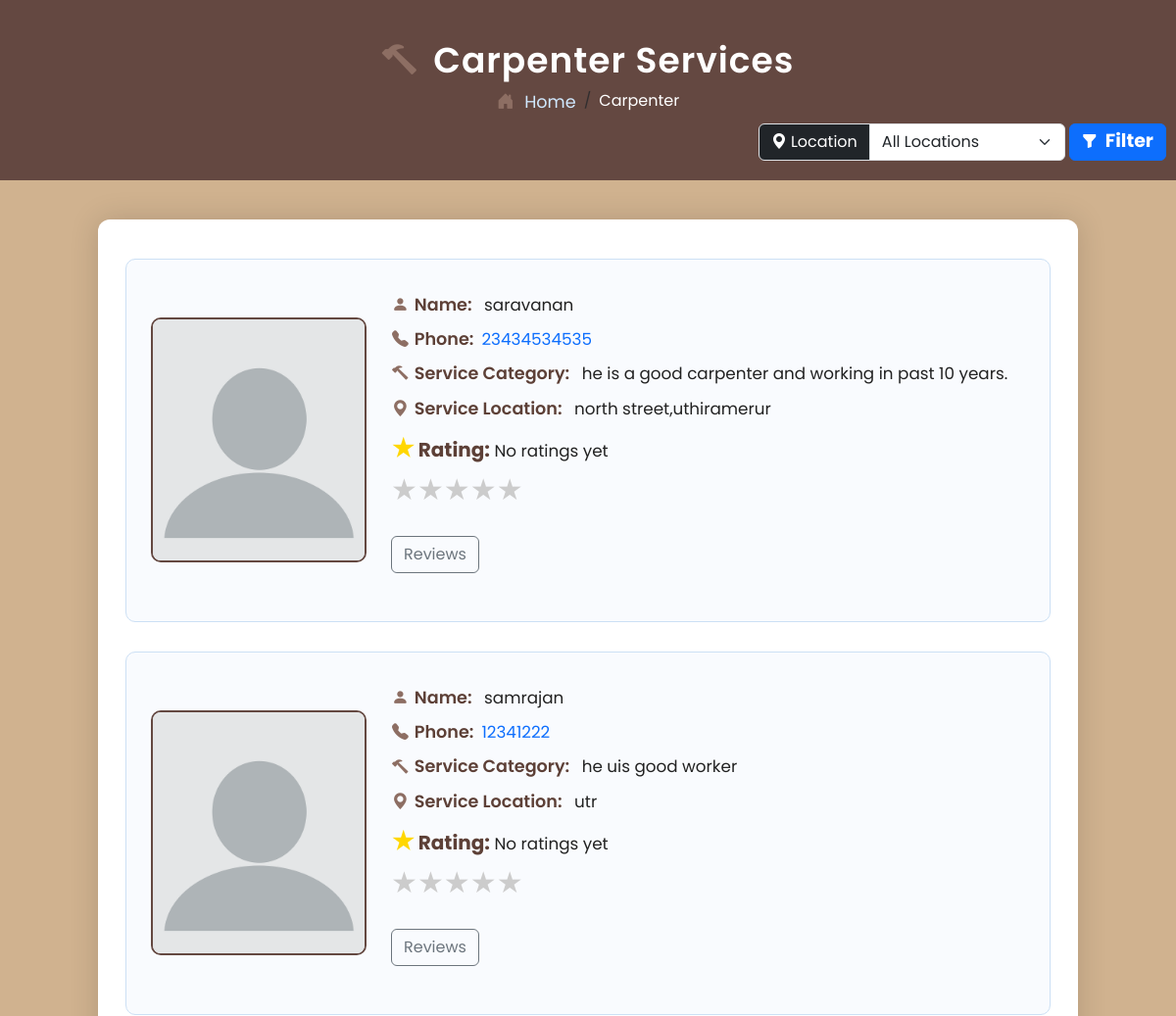
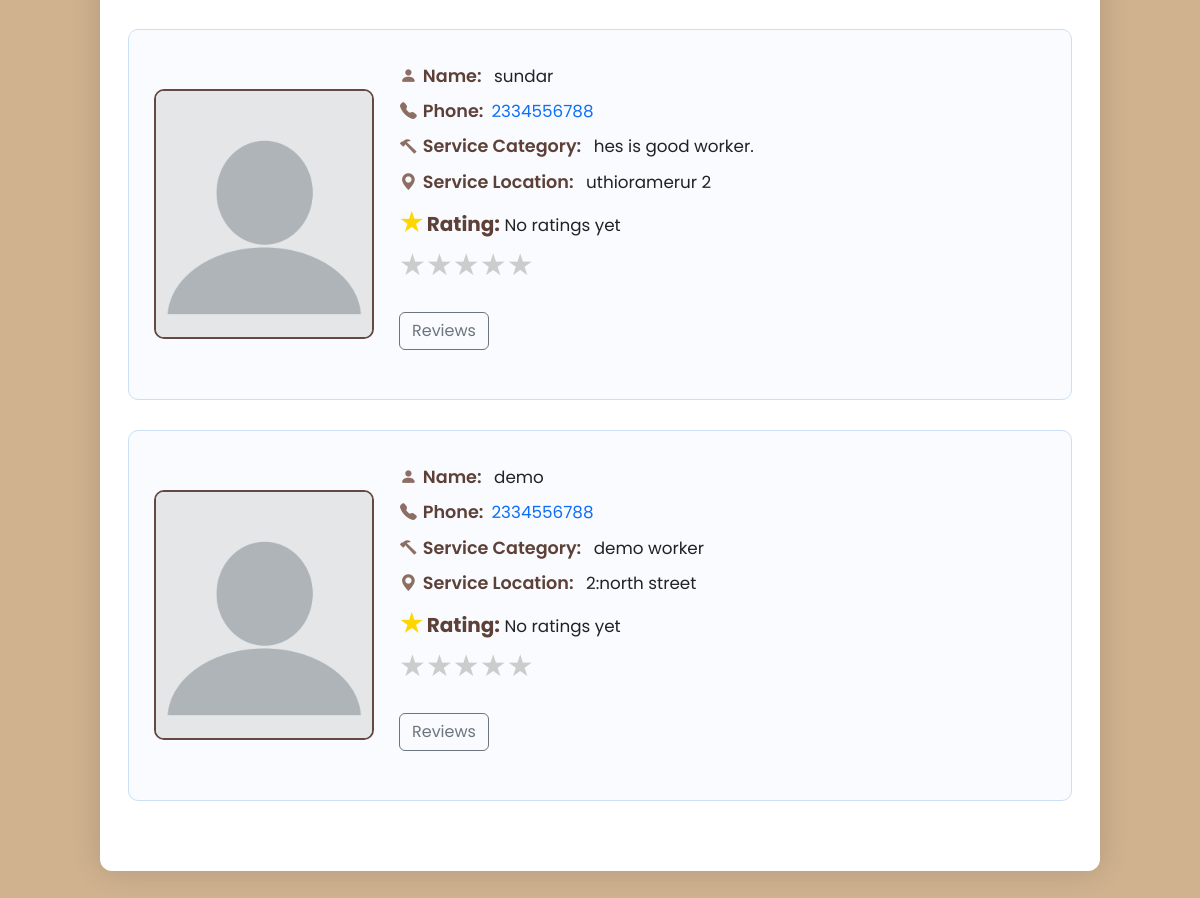
/carpenter/, run on an earlier commit of the app's database (2 pictures, top to bottom).
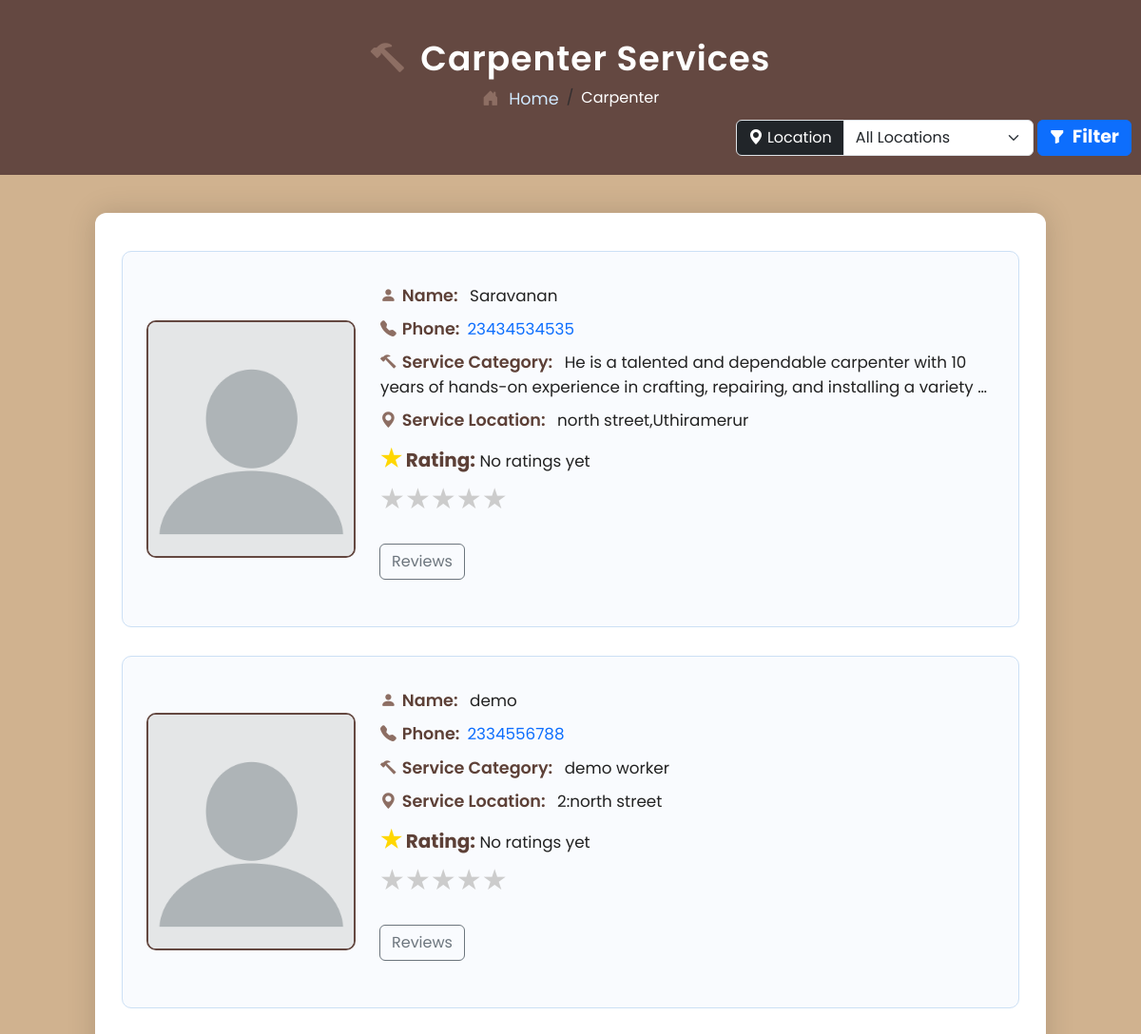
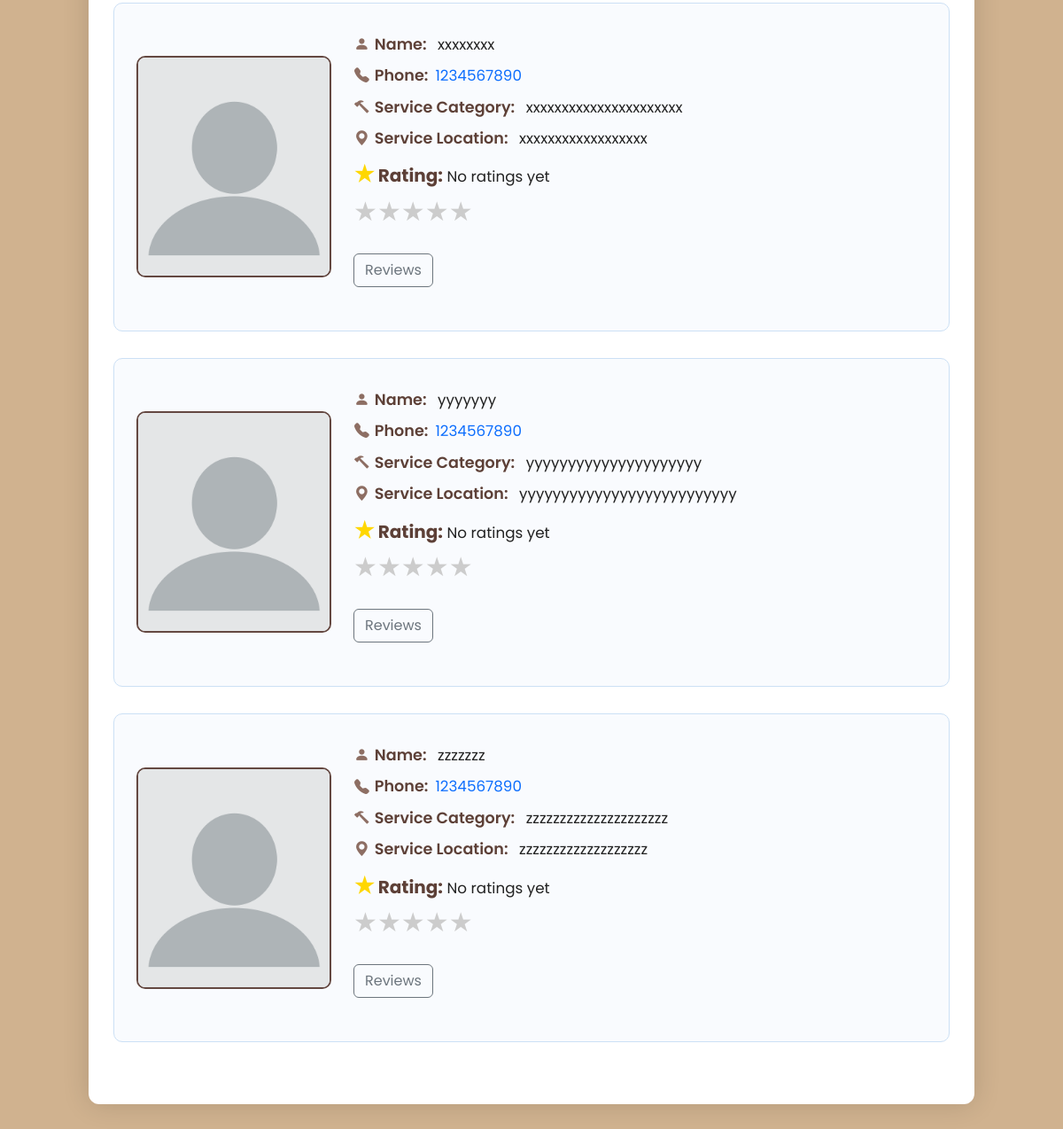
And on a later commit of the database (2 pictures, top to bottom).
### myapp/models.py (models this page shows, shortened)
class Service(models.Model):
    SERVICE_CHOICES = [
        ('PLUMBER', 'Plumber'),
        ('ELECTRICIAN', 'Electrician'),
        ('CARPENTER', 'Carpenter'),
        ('TV TECH', 'TV Technician'),
    ]
    name = models.CharField(max_length=100)
    service_type = models.CharField(max_length=50, choices=SERVICE_CHOICES)
    description = models.TextField()
    address = models.CharField(max_length=255, blank=True, null=True)
    contact_no = models.CharField(max_length=15, blank=True, null=True)
    created_at = models.DateTimeField(auto_now_add=True)
    updated_at = models.DateTimeField(auto_now=True)

### myapp/views.py (the view)
# urls.py: path('carpenter/', views.carpenter, name='carpenter'),
def carpenter(request):
    selected_location = request.GET.get('location', '')
    services = Service.objects.filter(service_type='CARPENTER')
    if selected_location:
        services = services.filter(address__icontains=selected_location)
    for service in services:
        service.review = Review.objects.filter(service=service)
        service.average_rating = service.review.aggregate(models.Avg('rating'))['rating__avg']
    locations = Service.objects.filter(service_type='CARPENTER') \
                               .values_list('address', flat=True).distinct()
    return render(request, 'carpenter.html', {
        'services': services,
        'locations': locations,
    })

### templates/carpenter.html (shortened to what this page needs)
{% load static %}
<!DOCTYPE html>
<html lang="en">
<head>
    <link href="https://cdn.jsdelivr.net/npm/bootstrap@5.3.3/dist/css/bootstrap.min.css" rel="stylesheet">
    <link href="https://cdn.jsdelivr.net/npm/bootstrap-icons@1.10.5/font/bootstrap-icons.css" rel="stylesheet">
    <link rel="stylesheet" href="{% static 'css/carpenter.css' %}">
</head>
<body>
<div class="profile-header">
    <h2><i class="bi bi-hammer icon"></i> Carpenter Services</h2>
    <nav aria-label="breadcrumb">
        <ol class="breadcrumb mb-2">
            <li class="breadcrumb-item">
                <a href="{% url 'homepage' %}">
                    <i class="bi bi-house-door-fill icon"></i> Home
                </a>
            </li>
            <li class="breadcrumb-item active text-white" aria-current="page">Carpenter</li>
        </ol>
        <div class="d-flex justify-content-between align-items-center">
            <form method="get" action="" class="d-flex align-items-center ms-auto">
                <div class="input-group me-0">
                    <label class="input-group-text bg-dark text-white" for="locationSelect">
                        <i class="bi bi-geo-alt-fill me-1"></i> Location
                    </label>
                    <select name="location" id="locationSelect" class="form-select" style="width: 200px;">
                        <option value="">All Locations</option>
                    </select>
                </div>
                <button type="submit" class="btn btn-primary ms-1" style="height: 38px; border-radius: 0.375rem; display: flex; align-items: center; justify-content: center; margin-right: 10px;">
                    <i class="bi bi-funnel-fill me-2"></i> <span>Filter</span>
                </button>
            </form>
        </div>
    </nav>
</div>
<div class="container profile-container">
    <div class="row">
        {% if services %}
            {% for service in services %}
                <div class="profile-box">
                    <img src="{% static 'images/logo/profile.webp' %}" alt="Profile Picture">
                    <div class="profile-details">
                        <p><i class="bi bi-person-fill icon"></i><span class="label">Name:</span> {{ service.name }}</p>
                        <p><i class="bi bi-telephone-fill icon"></i><span class="label">Phone:</span><a href="#">{{ service.contact_no }}</a></p>
                        <p><i class="bi bi-hammer icon"></i><span class="label">Service Category:</span> {{ service.description|truncatewords:20 }}</p>
                        <p><i class="bi bi-geo-alt-fill icon"></i><span class="label">Service Location:</span> {{ service.address }}</p>
                        <p><strong><span style="color: gold; font-size: 25px;">&#9733;</span>  Rating:</strong>
                            {% if service.average_rating %}
                               <span>{{ service.average_rating|floatformat:1 }} stars</span>
                            {% else %}
                                No ratings yet
                            {% endif %}
                        </p>
                        <div class="mb-4">
                            <div class="rating-stars">
                                {% for i in "54321" %}
                                    <label for="star{{ i }}-{{ service.id }}" title="{{ i }} stars">&#9733;</label>
                                {% endfor %}
                            </div>
                        </div>
                        <div class="reviews mb-4">
                            <button class="btn btn-outline-secondary" data-bs-toggle="modal" data-bs-target="#reviewModal"
                                    onclick="openReviewModal('{{ service.id }}')">Reviews</button>
                        </div>
                    </div>
                </div>
            {% endfor %}
        {% else %}
            <p class="no-services"><i class="bi bi-exclamation-circle-fill icon"></i>No carpenter services available at the moment.</p>
        {% endif %}
    </div>
</div>
</body>
</html>

What changed in the data, as far as the page shows it:
removed Service: name "samrajan", contact_no "12341222", description "he uis good worker", address "utr", shows "No ratings yet"
removed Service: name "sundar", contact_no "2334556788", description "hes is good worker.", address "uthioramerur 2", shows "No ratings yet"
changed Service: name "saravanan" → "Saravanan"; description "he is a good carpenter and working in past 10 years." → "He is a talented and dependable carpenter with 10 years of hands-on experience in crafting, repairing, and installing a variety …"; address "north street,uthiramerur" → "north street,Uthiramerur"
added Service: name "xxxxxxxx", contact_no "1234567890", description "xxxxxxxxxxxxxxxxxxxxxx", address "xxxxxxxxxxxxxxxxxx", shows "No ratings yet"
added Service: name "yyyyyyy", contact_no "1234567890", description "yyyyyyyyyyyyyyyyyyyyy", address "yyyyyyyyyyyyyyyyyyyyyyyyyy", shows "No ratings yet"
added Service: name "zzzzzzz", contact_no "1234567890", description "zzzzzzzzzzzzzzzzzzzzz", address "zzzzzzzzzzzzzzzzzzz", shows "No ratings yet"
